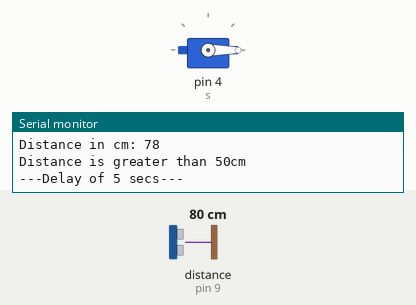
Recording of a sketch running on a simulated Arduino Uno, built with avr-gcc and run on an emulated ATmega328P. Parts: servo, the last lines printed to the serial monitor. Wiring (inferred from the names in the program): ultrasonic range finder: trigger pin 8; echo pin 9. The test bench sets the inputs (shaded band); at power-on: distance to the obstacle (sensor on pin 9) 80 cm. The echo pulse lasts 58.3 µs per cm.

Above: at 5.8 s.
5.9 s: distance to the obstacle (sensor on pin 9) set to 55 cm
11.9 s: distance to the obstacle (sensor on pin 9) set to 45 cm
At 17.11 s:
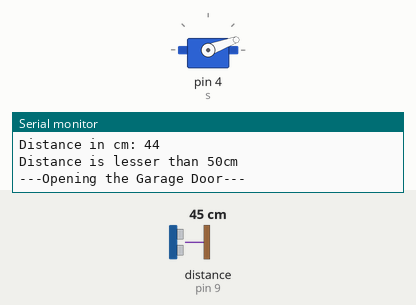
At 33.3 s:
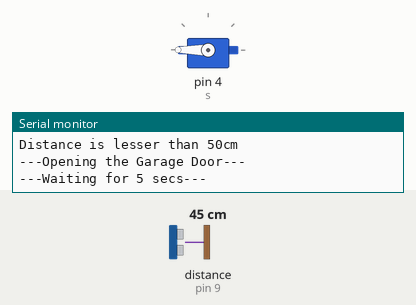
Timing chart, 0 to 41.5 s (numbered marks = the images above; inputs shaded):
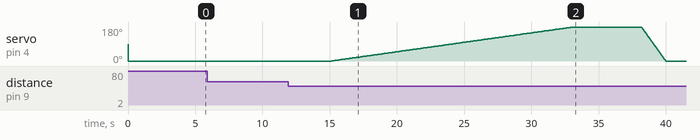

Measured:
- the behaviour switches between 51 and 50 cm on distance to the obstacle (sensor on pin 9) (found by bisection; images 0 and 1)
- after the input at 11.9 s, servo on pin 4 (s): rises from 0° to 180° in 17.9 s, then falls to 0° in 6.9 s

The sketch:

Automatic_Garage_Door_Opening_System.ino
```cpp
#include<Servo.h>
Servo s;
int trig = 8;
int echo = 9;

int getDist()
{
  digitalWrite(trig,LOW);
  digitalWrite(trig,HIGH);
  delayMicroseconds(10);
  digitalWrite(trig,LOW);
  float dur = pulseIn(echo,HIGH);
  float dis = (dur*0.034)/2;
  return dis;
}

//Open thr Door
void open()
{
  for(int i=0;i<=180;i++){
    s.write(i);
    delay(100);}
}

//Close thr Door
void close()
{
  for(int j=180;j>=0;j--){
    s.write(j);
    delay(10);
  }
}

//Initializing the Pins
void setup()
{
  s.attach(4);
  pinMode(trig, OUTPUT);
  pinMode(echo, INPUT);
  Serial.begin(9600);
}

void loop()
{
  int dis = getDist();
  Serial.print("Distance in cm: ");
  Serial.println(dis);
  if(dis < 50)
  {
    Serial.println("Distance is lesser than 50cm");
    Serial.println("---Opening the Garage Door---");
    open();
    Serial.println("---Waiting for 5 secs---");
    delay(5000);
    Serial.println("---Closing the Garage Door---");
    close();
  }
  else
  {
    Serial.println("Distance is greater than 50cm");
    s.write(0);
  }
  Serial.println("---Delay of 5 secs---");
  delay(5000);
}
```
